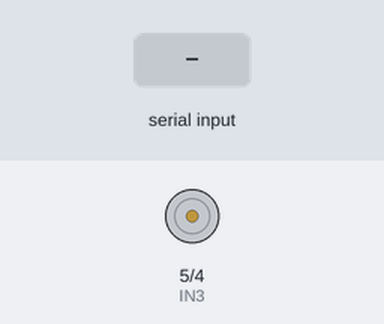
This sketch was run on a simulated Arduino Uno, built with avr-gcc and run on an emulated ATmega328P. Parts: motor-driver pin pairs drawn as motors (green arrow = first pin HIGH = forward, orange = second pin HIGH = backward, longer = more drive). The inputs (shaded band) are chosen by the test bench.

Above: at 1.2 s.
1.3 s: "L" received over Serial
At 2.1 s:
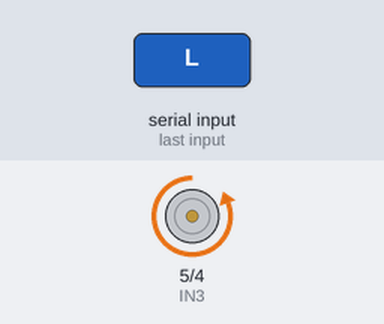
2.8 s: "H" received over Serial
At 3.2 s:
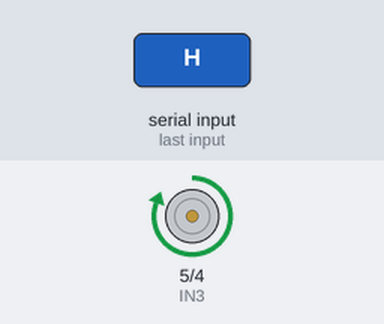
4.3 s: "S" received over Serial
At 5.6 s:
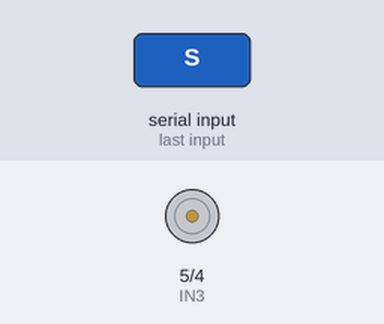
Timing chart, 0 to 7.3 s (numbered marks = the images above; inputs shaded):
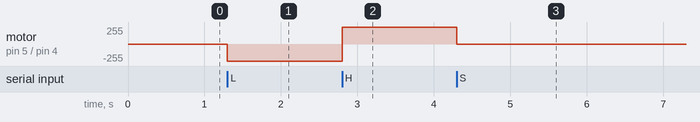

Measured:
- after the input at 1.3 s, motor on pin 5 (IN3) / pin 4 (IN4): stopped → backward 255/255 at once
- after the input at 2.8 s, motor on pin 5 (IN3) / pin 4 (IN4): backward 255/255 → forward 255/255 at once
- after the input at 4.3 s, motor on pin 5 (IN3) / pin 4 (IN4): forward 255/255 → stopped at once

The sketch:

arduino_com.ino
```cpp
int IN3 = 5;
int IN4 = 4;

void setup() {
  Serial.begin(9600);
  pinMode(IN4, OUTPUT);
  pinMode(IN3, OUTPUT);
}

void loop() {
  if (Serial.available() > 0) {
    char command = Serial.read();
    if (command == 'L') {
      // Motor forward
      digitalWrite(IN4, HIGH);
      digitalWrite(IN3, LOW);
    } else if (command == 'H') {
      // Motor reverse
      digitalWrite(IN4, LOW);
      digitalWrite(IN3, HIGH);
    } else if (command == 'S') {
      // Motor stop
      digitalWrite(IN3, LOW);
      digitalWrite(IN4, LOW);
    }
  }
}
```
